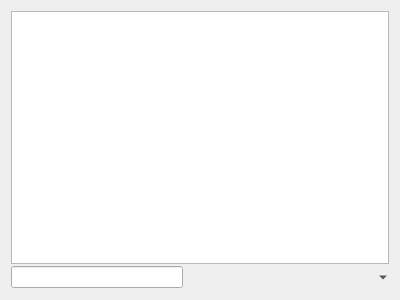
<?xml version="1.0" encoding="utf-8"?>
<ui version="4.0">
 <author>
    SPDX-FileCopyrightText: none
    SPDX-License-Identifier: GPL-3.0-or-later
  </author>
 <class>WdgCompositionDocker</class>
 <widget class="QWidget" name="WdgCompositionDocker">
  <property name="geometry">
   <rect>
    <x>0</x>
    <y>0</y>
    <width>400</width>
    <height>300</height>
   </rect>
  </property>
  <layout class="QGridLayout" name="gridLayout">
   <property name="spacing">
    <number>2</number>
   </property>
   <item colspan="6" column="0" row="0">
    <widget class="QListView" name="compositionView">
     <property name="toolTip">
      <string>Checked compositions will be exported, unchecked won't.</string>
     </property>
    </widget>
   </item>
   <item column="0" row="1">
    <widget class="QLineEdit" name="saveNameEdit"/>
   </item>
   <item column="1" row="1">
    <widget class="QPushButton" name="saveButton">
     <property name="text">
      <string/>
     </property>
     <property name="flat">
      <bool>true</bool>
     </property>
    </widget>
   </item>
   <item column="2" row="1">
    <widget class="QPushButton" name="moveUpButton">
     <property name="text">
      <string/>
     </property>
     <property name="flat">
      <bool>true</bool>
     </property>
    </widget>
   </item>
   <item column="3" row="1">
    <widget class="QPushButton" name="moveDownButton">
     <property name="text">
      <string/>
     </property>
     <property name="flat">
      <bool>true</bool>
     </property>
    </widget>
   </item>
   <item column="4" row="1">
    <widget class="QPushButton" name="deleteButton">
     <property name="text">
      <string/>
     </property>
     <property name="flat">
      <bool>true</bool>
     </property>
    </widget>
   </item>
   <item column="5" row="1">
    <widget class="QToolButton" name="exportCompositions">
     <property name="toolTip">
      <string>Export checked compositions.</string>
     </property>
     <property name="text">
      <string/>
     </property>
     <property name="popupMode">
      <enum>QToolButton::MenuButtonPopup</enum>
     </property>
     <property name="autoRaise">
      <bool>true</bool>
     </property>
    </widget>
   </item>
  </layout>
 </widget>
 <resources/>
 <connections/>
</ui>
